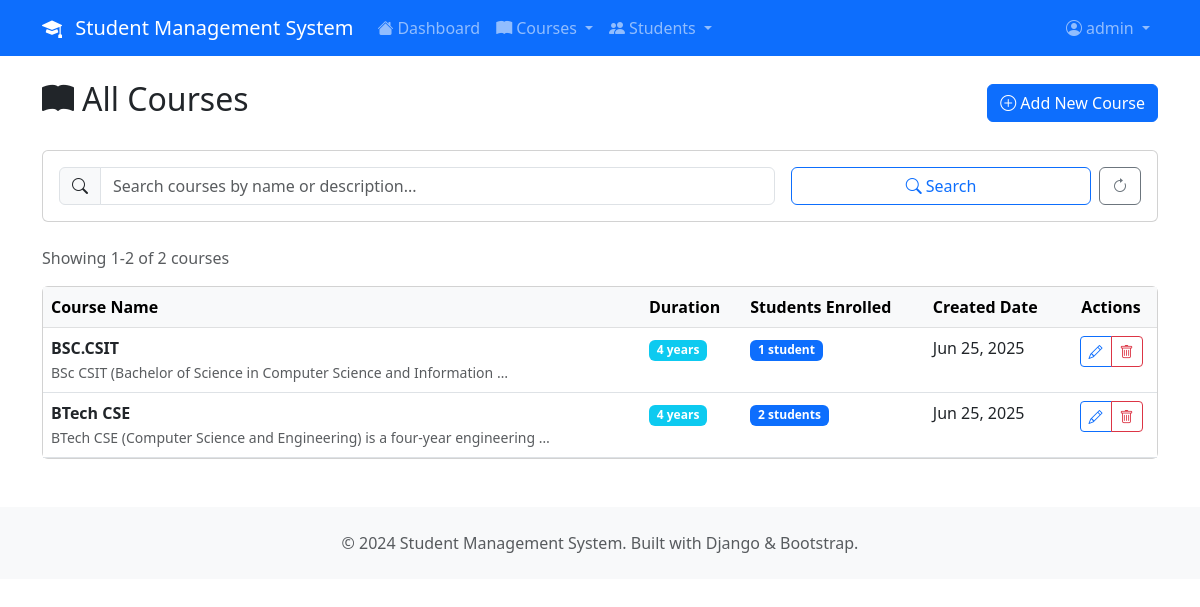
The app's page /courses/ (signed in) with its own data.
### main/models.py (models this page shows, shortened)
class Course(models.Model):
    name = models.CharField(max_length=100, unique=True)
    description = models.TextField(blank=True, null=True)
    duration = models.CharField(max_length=50, help_text="e.g., 6 months, 1 year")
    created_at = models.DateTimeField(auto_now_add=True)
    updated_at = models.DateTimeField(auto_now=True)
    class Meta:
        ordering = ['name']
    def get_student_count(self):
        return self.student_set.count()

### main/views.py (the view)
# urls.py: path('courses/', views.view_courses, name='view_courses'),
@login_required
@user_passes_test(is_admin)
def view_courses(request):
    search_query = request.GET.get('search', '')
    courses = Course.objects.all()
    if search_query:
        courses = courses.filter(
            Q(name__icontains=search_query) |
            Q(description__icontains=search_query)
        )
    paginator = Paginator(courses, 10)  # 10 courses per page
    page_number = request.GET.get('page')
    page_obj = paginator.get_page(page_number)
    context = {
        'page_obj': page_obj,
        'search_query': search_query,
        'total_courses': courses.count()
    }
    return render(request, 'courses/view_courses.html', context)

### main/views.py (called while the page is built)
def is_admin(user):
    return user.is_authenticated and user.is_staff

### main/templates/courses/view_courses.html (shortened to what this page needs)
{% extends 'base.html' %}
{% block content %}
<div class="row">
    <div class="col-12">
        <div class="d-flex justify-content-between align-items-center mb-4">
            <h1 class="h2">
                <i class="bi bi-book-fill me-2"></i>All Courses
            </h1>
            <a href="{% url 'add_course' %}" class="btn btn-primary">
                <i class="bi bi-plus-circle me-1"></i>Add New Course
            </a>
        </div>
    </div>
</div>
<div class="row mb-4">
    <div class="col-12">
        <div class="card">
            <div class="card-body">
                <form method="get" class="row g-3">
                    <div class="col-md-8">
                        <div class="input-group">
                            <span class="input-group-text">
                                <i class="bi bi-search"></i>
                            </span>
                            <input type="text" class="form-control" name="search"
                                   placeholder="Search courses by name or description..."
                                   value="{{ search_query }}">
                        </div>
                    </div>
                    <div class="col-md-4">
                        <div class="d-flex gap-2">
                            <button type="submit" class="btn btn-outline-primary flex-fill">
                                <i class="bi bi-search me-1"></i>Search
                            </button>
                            <a href="{% url 'view_courses' %}" class="btn btn-outline-secondary">
                                <i class="bi bi-arrow-clockwise"></i>
                            </a>
                        </div>
                    </div>
                </form>
            </div>
        </div>
    </div>
</div>
<div class="row mb-3">
    <div class="col-12">
        <div class="d-flex justify-content-between align-items-center">
            <div>
                <span class="text-muted">
                    Showing {{ page_obj.start_index }}-{{ page_obj.end_index }} of {{ total_courses }} course{{ total_courses|pluralize }}
                </span>
            </div>
        </div>
    </div>
</div>
{% if page_obj %}
<div class="row">
    <div class="col-12">
        <div class="card">
            <div class="card-body p-0">
                <div class="table-responsive">
                    <table class="table table-hover mb-0">
                        <thead class="table-light">
                            <tr>
                                <th>Course Name</th>
                                <th>Duration</th>
                                <th>Students Enrolled</th>
                                <th>Created Date</th>
                                <th class="text-center">Actions</th>
                            </tr>
                        </thead>
                        <tbody>
                            {% for course in page_obj %}
                            <tr>
                                <td>
                                    <div>
                                        <strong>{{ course.name }}</strong>
                                        {% if course.description %}
                                            <br><small class="text-muted">{{ course.description|truncatewords:10 }}</small>
                                        {% endif %}
                                    </div>
                                </td>
                                <td>
                                    <span class="badge bg-info">{{ course.duration }}</span>
                                </td>
                                <td>
                                    <span class="badge bg-primary">{{ course.get_student_count }} student{{ course.get_student_count|pluralize }}</span>
                                </td>
                                <td>{{ course.created_at|date:"M d, Y" }}</td>
                                <td class="text-center">
                                    <div class="btn-group" role="group">
                                        <a href="{% url 'update_course' course.id %}"
                                           class="btn btn-sm btn-outline-primary"
                                           title="Edit Course">
                                            <i class="bi bi-pencil"></i>
                                        </a>
                                        <button type="button"
                                                class="btn btn-sm btn-outline-danger"
                                                data-bs-toggle="modal"
                                                data-bs-target="#deleteModal{{ course.id }}"
                                                title="Delete Course">
                                            <i class="bi bi-trash"></i>
                                        </button>
                                    </div>
                                </td>
                            </tr>
                            {% endfor %}
                        </tbody>
                    </table>
                </div>
            </div>
        </div>
    </div>
</div>
{% endif %}
{% endblock %}

### main/templates/base.html (shortened to what this page needs)
<!DOCTYPE html>
<html lang="en">
<head>
    <link href="https://cdn.jsdelivr.net/npm/bootstrap@5.3.0/dist/css/bootstrap.min.css" rel="stylesheet">
    <link rel="stylesheet" href="https://cdn.jsdelivr.net/npm/bootstrap-icons@1.10.0/font/bootstrap-icons.css">
    {% load static %}
    <link rel="stylesheet" href="{% static 'css/style.css' %}">
</head>
<body>
    {% if user.is_authenticated and user.is_staff %}
    <nav class="navbar navbar-expand-lg navbar-dark bg-primary">
        <div class="container">
            <a class="navbar-brand" href="{% url 'admin_dashboard' %}">
                <i class="bi bi-mortarboard-fill me-2"></i>
                Student Management System
            </a>
            <div class="collapse navbar-collapse" id="navbarNav">
                <ul class="navbar-nav me-auto">
                    <li class="nav-item">
                        <a class="nav-link {% if request.resolver_match.url_name == 'admin_dashboard' %}active{% endif %}"
                           href="{% url 'admin_dashboard' %}">
                            <i class="bi bi-house-fill me-1"></i>Dashboard
                        </a>
                    </li>
                    <li class="nav-item dropdown">
                        <a class="nav-link dropdown-toggle" href="#" role="button" data-bs-toggle="dropdown">
                            <i class="bi bi-book-fill me-1"></i>Courses
                        </a>
                    </li>
                    <li class="nav-item dropdown">
                        <a class="nav-link dropdown-toggle" href="#" role="button" data-bs-toggle="dropdown">
                            <i class="bi bi-people-fill me-1"></i>Students
                        </a>
                    </li>
                </ul>
                <ul class="navbar-nav">
                    <li class="nav-item dropdown">
                        <a class="nav-link dropdown-toggle" href="#" role="button" data-bs-toggle="dropdown">
                            <i class="bi bi-person-circle me-1"></i>{{ user.username }}
                        </a>
                    </li>
                </ul>
            </div>
        </div>
    </nav>
    {% endif %}
    <main class="{% if user.is_authenticated and user.is_staff %}container mt-4{% endif %}">
        {% block content %}{% endblock %}
    </main>
    {% if user.is_authenticated and user.is_staff %}
    <footer class="bg-light mt-5 py-4">
        <div class="container text-center">
            <p class="text-muted mb-0">
                &copy; 2024 Student Management System. Built with Django & Bootstrap.
            </p>
        </div>
    </footer>
    {% endif %}
</body>
</html>

### records on screen
Course: name "BSC.CSIT", description "BSc CSIT (Bachelor of Science in Computer Science and Information …", duration "4 years", get_student_count "1", created_at "Jun 25, 2025"
Course: name "BTech CSE", description "BTech CSE (Computer Science and Engineering) is a four-year engineering …", duration "4 years", get_student_count "2", created_at "Jun 25, 2025"

### other values on screen
{{ user.username }} "admin"
{{ page_obj.start_index }} "1"
{{ page_obj.end_index }} "2"
{{ total_courses }} "2"
